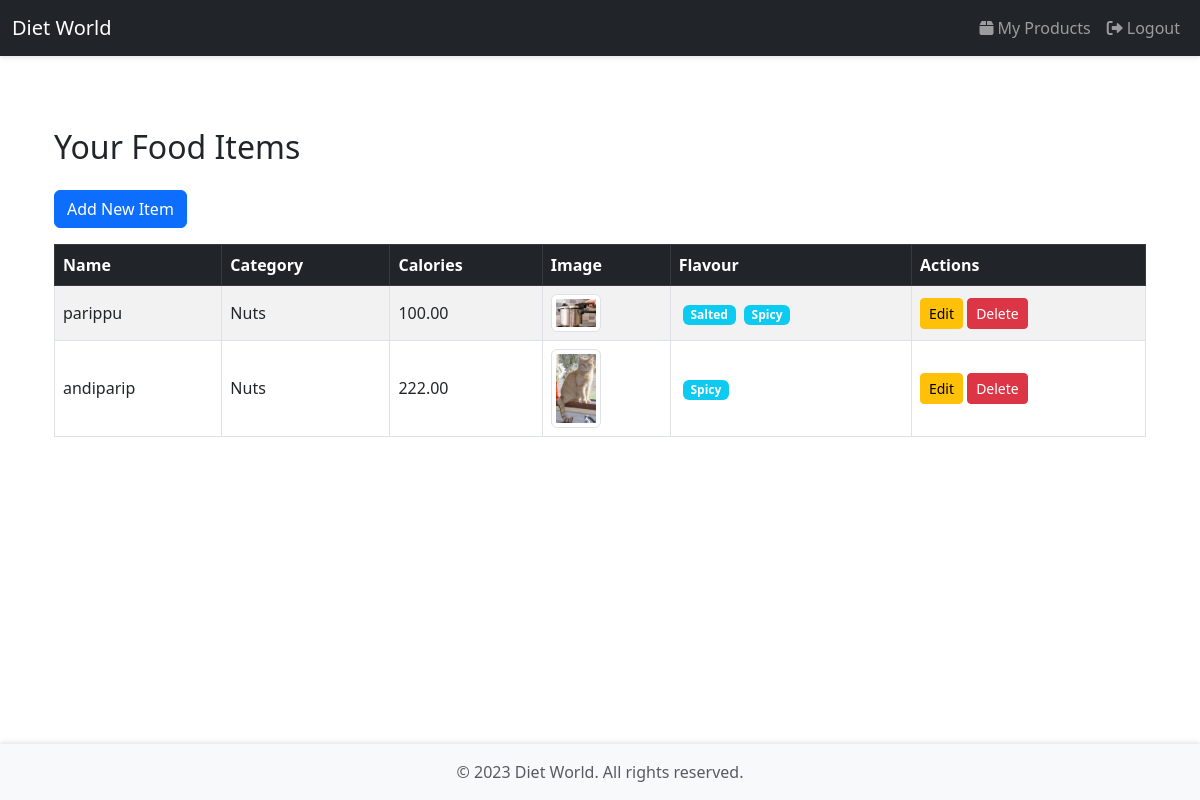
Page /product/list/ (signed in) on the committed database.
### product/models.py (models this page shows, shortened)
class FoodItem(models.Model):
    owner = models.ForeignKey(settings.AUTH_USER_MODEL, on_delete=models.CASCADE)
    name = models.CharField(max_length=100)
    image = models.ImageField(upload_to='food_images/')
    price = models.DecimalField(max_digits=6, decimal_places=2)
    calories_per_10g = models.DecimalField(max_digits=5, decimal_places=2)
    category = models.ForeignKey(Category, on_delete=models.SET_NULL, null=True, blank=True)
    species = models.ManyToManyField(Species, blank=True)  # ✅ Allow multiple species

class Category(models.Model):
    name = models.CharField(max_length=50)

class Species(models.Model):
    name = models.CharField(max_length=50)

### product/views.py (the view)
# urls.py: path('list/', list_food_items, name='list_food_items'),
@login_required
def list_food_items(request):
    logger.debug(f"Logged in user: {request.user} (Role: {request.user.role})")
    if request.user.role != 'shop_owner':
        return redirect('dashboard_redirect')
    items = FoodItem.objects.filter(owner=request.user)
    return render(request, 'product/list_food_items.html', {'items': items})

### templates/product/list_food_items.html (shortened to what this page needs)
{% extends 'base.html' %}
{% block content %}
<div class="container mt-5">
    <h2 class="mb-4">Your Food Items</h2>
    <div class="mb-3">
        <a href="{% url 'add_food_item' %}" class="btn btn-primary">Add New Item</a>
    </div>
    {% if items %}
        <div class="table-responsive">
            <table class="table table-bordered table-striped align-middle">
                <thead class="table-dark">
                    <tr>
                        <th scope="col">Name</th>
                        <th scope="col">Category</th>
                        <th scope="col">Calories</th>
                        <th scope="col">Image</th>
                        <th scope="col">Flavour</th>
                        <th scope="col">Actions</th>
                    </tr>
                </thead>
                <tbody>
                    {% for item in items %}
                    <tr>
                        <td>{{ item.name }}</td>
                        <td>{{ item.category.name|default:"-" }}</td>
                        <td>{{ item.calories_per_10g }}</td>
                        <td>
                            {% if item.image %}
                                <img src="{{ item.image.url }}" alt="{{ item.name }}" class="img-thumbnail" width="50" height="50">
                            {% else %}
                                <span class="text-muted">No Image</span>
                            {% endif %}
                        </td>
                        <td>
                            {% if item.species.exists %}
                                {% for species in item.species.all %}
                                    <span class="badge bg-info ms-1">{{ species.name }}</span>
                                {% endfor %}
                            {% else %}
                                <span class="text-muted">No Flavour</span>
                            {% endif %}
                        </td>
                        <td>
                            <a href="{% url 'update_food_item' item.pk %}" class="btn btn-warning btn-sm">Edit</a>
                            <form action="{% url 'delete_food_item' item.pk %}" method="post" class="d-inline">
                                <button type="submit" class="btn btn-danger btn-sm" onclick="return confirm('Are you sure you want to delete this item?')">Delete</button>
                            </form>
                        </td>
                    </tr>
                    {% endfor %}
                </tbody>
            </table>
        </div>
    {% else %}
        <div class="alert alert-info">
            No items added yet.
        </div>
    {% endif %}
</div>
{% endblock %}

### templates/base.html (style rules this page uses)
body { display: flex; flex-direction: column; min-height: 100vh; }
.container { flex: 1; }

### rows in the picture
FoodItem: name "parippu", category.name "Nuts", calories_per_10g "100.00", image (picture)
Species: name "Salted"
Species: name "Spicy"
FoodItem: name "andiparip", category.name "Nuts", calories_per_10g "222.00", image (picture)
